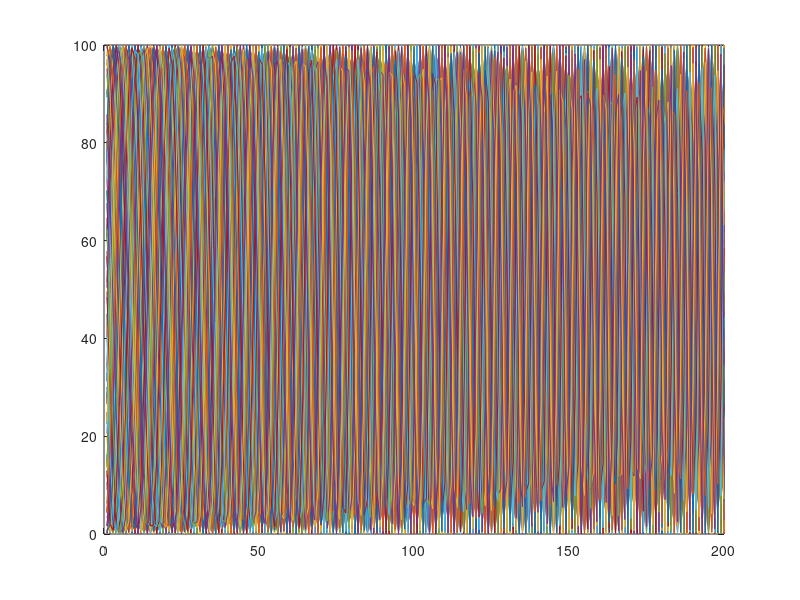

The MATLAB script that drew this image:
% Parameters
lambda = 532e-9; % wavelength
hologramHeight = 2e-3; % 2mm
hologramWidth = 2e-3; % 2mm
hologramZ = 0;
Delta = 10e-6; % 10?m
samplesX = hologramWidth / Delta; % 200 samples with sampling distance delta
samplesY = hologramHeight / Delta; % 200 samples with sampling distance delta
cornerX = -hologramWidth / 2;
cornerY = -hologramHeight / 2;
%points = [ 0, 0, -0.2;
%  -hologramWidth/4,-hologramHeight/4, -0.2;
%  hologramWidth/4, hologramHeight/4, -0.22];
points = [0, 0, -0.2];

% Object wave calculation
k = 2*pi/lambda;
objectWave = zeros(samplesY, samplesX);
for s = 1:rows(points) %all the poins in the scene
    for column = 1:samplesX
        for row = 1:samplesY
        x = (column-1) * Delta + cornerX;
        y = (row-1) * Delta + cornerY;
        r = sqrt((x - points(s, 1))^2 + (y - points(s, 2))^2 + (hologramZ - points(s, 3))^2);
        objectWave(row,column) += exp(1i*k*r) / r;
        %objectWave(row,column) = exp(1i*k*r);
        end
    end
end

% Reference wave calculation
alpha = 90 * pi/180;
beta = 90.5 * pi/180;
nX = cos(alpha); nY = cos(beta);
nZ = sqrt(1 - nX^2 - nY^2);
refAmplitude = max(max(abs(objectWave)));
referenceWave = zeros(samplesY, samplesX);
for column = 1:samplesX
  for row = 1:samplesY
  x = (column-1) * Delta + cornerX;
  y = (row-1) * Delta + cornerY;
  referenceWave(row,column) = refAmplitude * ...
  exp(1i*k*(x*nX + y*nY + hologramZ*nZ));
  end
end

% Hologram calculation
optField = objectWave + referenceWave;
hologram = optField .* conj(optField);

plot(hologram)
